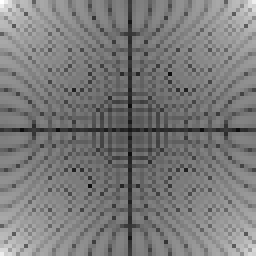
#> input picture image-processing/practice-4/1_fft_no_shift_circle-small.png, 64 x 64 px (shown 4 times larger)
$ python 2-no-shift.py 1_fft_no_shift_circle-small.png
#> lines starting #> are read from the running program, lines starting #| are printed output that depends on the picture
import argparse
import cv2 as cv
import numpy as np
import os

parser = argparse.ArgumentParser(description="Threshold generators.")
parser.add_argument("image_path", help="Path to the input image.")
parser.add_argument(
    "--out", help="Specifies if output should be created", action="store_true"
)
args = parser.parse_args()
img = cv.imread(args.image_path, cv.IMREAD_GRAYSCALE).astype(float)
#> img: shape (64, 64) float64; min 13, max 255, mean 122.3
original_img = img.copy()

f = np.fft.fft2(img)
spec = 20 * np.log(np.abs(f))
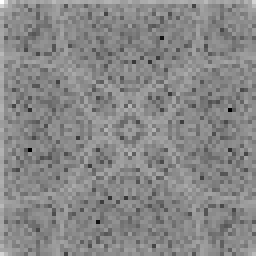
#> spec: shape (64, 64) float64 (shown 4 times larger); min -26.67, max 262.5, mean 127.5; drawn with min black and max white

if args.out:
    out_path = f"2_fft_no_shift_{os.path.basename(args.image_path)}"
    cv.imwrite(out_path, spec.astype(np.uint8))
    print(f"Output image saved to {out_path}")

$ run again, on image-processing/practice-4/2_fft_with_shift_circle-small.png
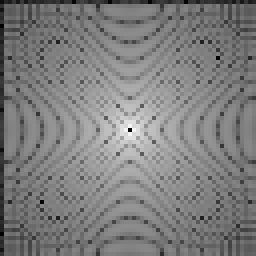
#> input picture image-processing/practice-4/2_fft_with_shift_circle-small.png, 64 x 64 px (shown 4 times larger)
#> `spec = 20 * np.log(np.abs(f))`:
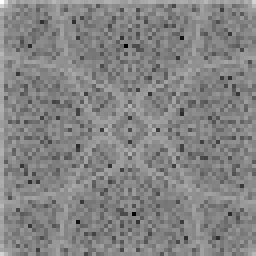
#> spec: shape (64, 64) float64 (shown 4 times larger); min -18.35, max 263, mean 127.6; drawn with min black and max white
